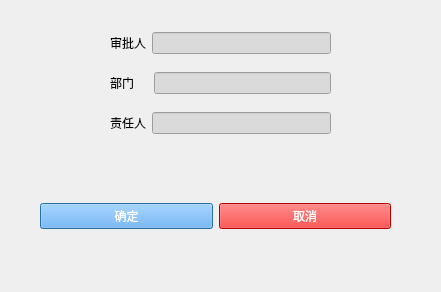
<?xml version="1.0" encoding="UTF-8"?>
<ui version="4.0">
 <class>EarseCountDialog</class>
 <widget class="QDialog" name="EarseCountDialog">
  <property name="geometry">
   <rect>
    <x>0</x>
    <y>0</y>
    <width>441</width>
    <height>292</height>
   </rect>
  </property>
  <property name="windowTitle">
   <string>选择擦除次数 </string>
  </property>
  <widget class="QWidget" name="widget_2" native="true">
   <property name="geometry">
    <rect>
     <x>40</x>
     <y>190</y>
     <width>351</width>
     <height>52</height>
    </rect>
   </property>
   <property name="sizePolicy">
    <sizepolicy hsizetype="Preferred" vsizetype="Fixed">
     <horstretch>0</horstretch>
     <verstretch>0</verstretch>
    </sizepolicy>
   </property>
   <layout class="QHBoxLayout" name="horizontalLayout">
    <item>
     <widget class="QPushButton" name="okBtn">
      <property name="styleSheet">
       <string notr="true">color: rgb(255, 255, 255);
background-color: rgb(85, 170, 255);</string>
      </property>
      <property name="text">
       <string>确定</string>
      </property>
     </widget>
    </item>
    <item>
     <widget class="QPushButton" name="cancelBtn">
      <property name="styleSheet">
       <string notr="true">alternate-background-color: rgb(255, 85, 0);
background-color: rgb(255, 0, 0);
color: rgb(255, 255, 255);</string>
      </property>
      <property name="text">
       <string>取消</string>
      </property>
     </widget>
    </item>
   </layout>
  </widget>
  <widget class="QWidget" name="layoutWidget">
   <property name="geometry">
    <rect>
     <x>110</x>
     <y>20</y>
     <width>221</width>
     <height>126</height>
    </rect>
   </property>
   <layout class="QVBoxLayout" name="verticalLayout">
    <item>
     <layout class="QHBoxLayout" name="horizontalLayout_4">
      <item>
       <widget class="QLabel" name="label_2">
        <property name="text">
         <string>审批人</string>
        </property>
       </widget>
      </item>
      <item>
       <widget class="QLineEdit" name="ApproverEdit">
        <property name="styleSheet">
         <string notr="true">background-color: rgb(218, 218, 218);</string>
        </property>
       </widget>
      </item>
     </layout>
    </item>
    <item>
     <layout class="QHBoxLayout" name="horizontalLayout_3">
      <item>
       <widget class="QLabel" name="label_5">
        <property name="text">
         <string>部门    </string>
        </property>
       </widget>
      </item>
      <item>
       <widget class="QLineEdit" name="DepartmentEdit">
        <property name="styleSheet">
         <string notr="true">background-color: rgb(218, 218, 218);</string>
        </property>
       </widget>
      </item>
     </layout>
    </item>
    <item>
     <layout class="QHBoxLayout" name="horizontalLayout_2">
      <item>
       <widget class="QLabel" name="label_6">
        <property name="text">
         <string>责任人</string>
        </property>
       </widget>
      </item>
      <item>
       <widget class="QLineEdit" name="EarserEdit">
        <property name="styleSheet">
         <string notr="true">background-color: rgb(218, 218, 218);</string>
        </property>
       </widget>
      </item>
     </layout>
    </item>
   </layout>
  </widget>
 </widget>
 <resources/>
 <connections/>
</ui>
